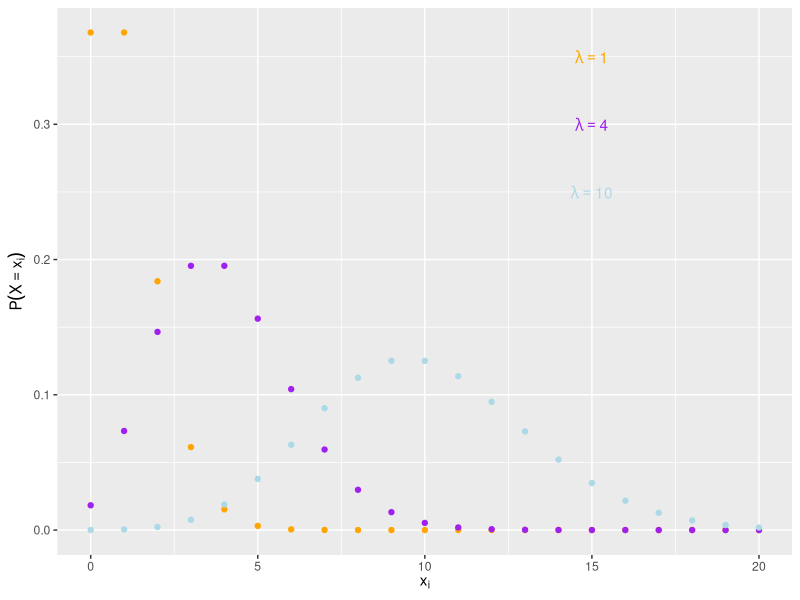
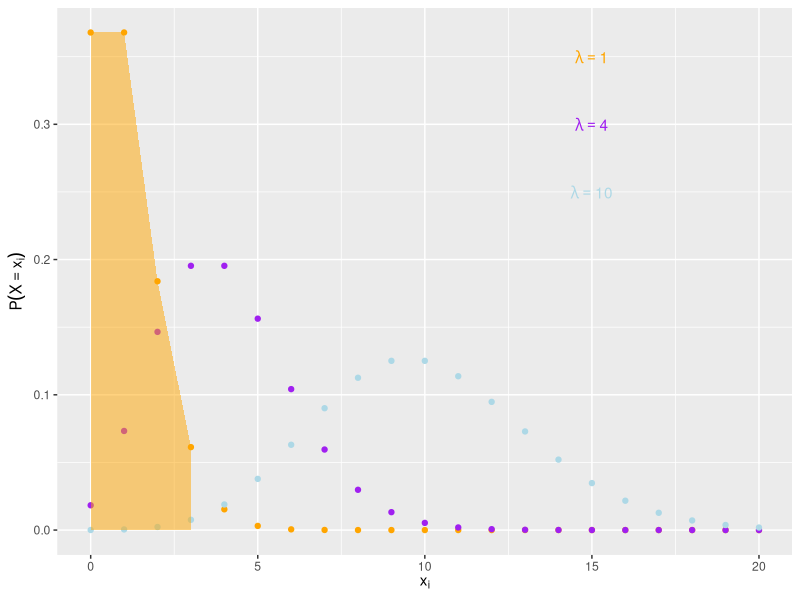
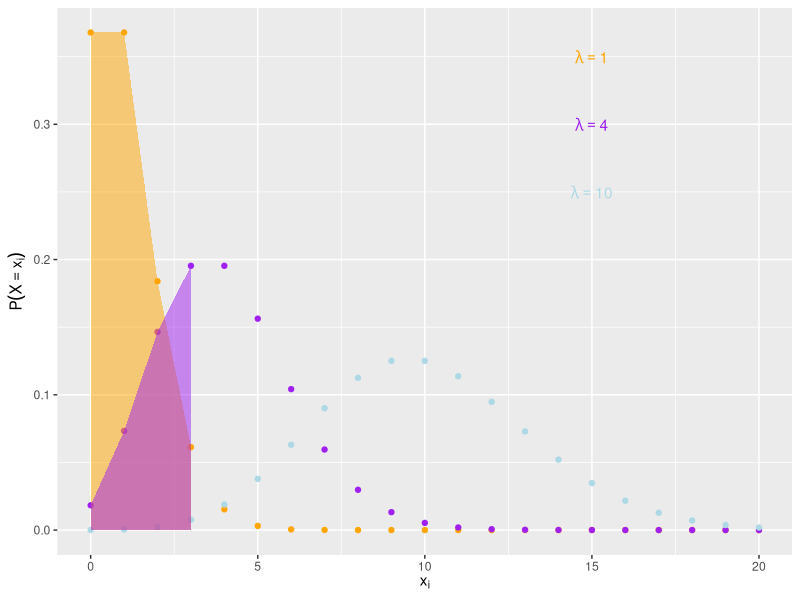
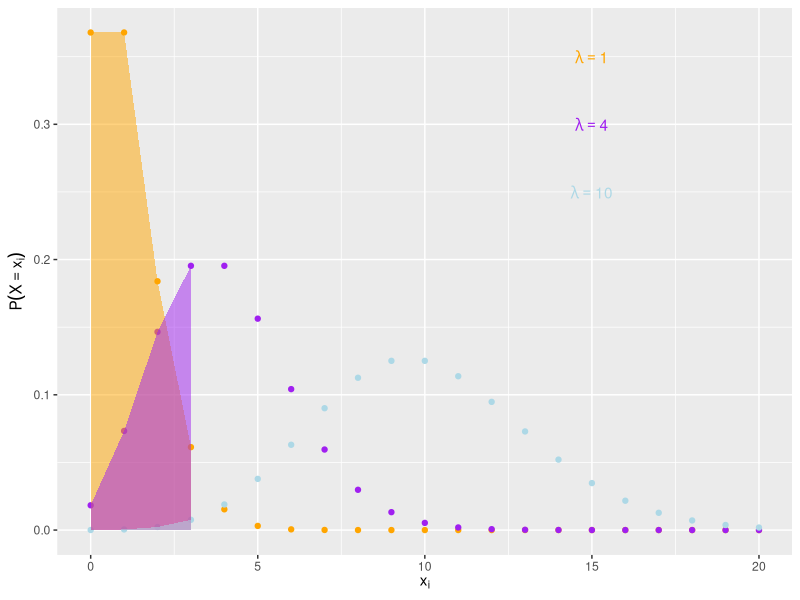
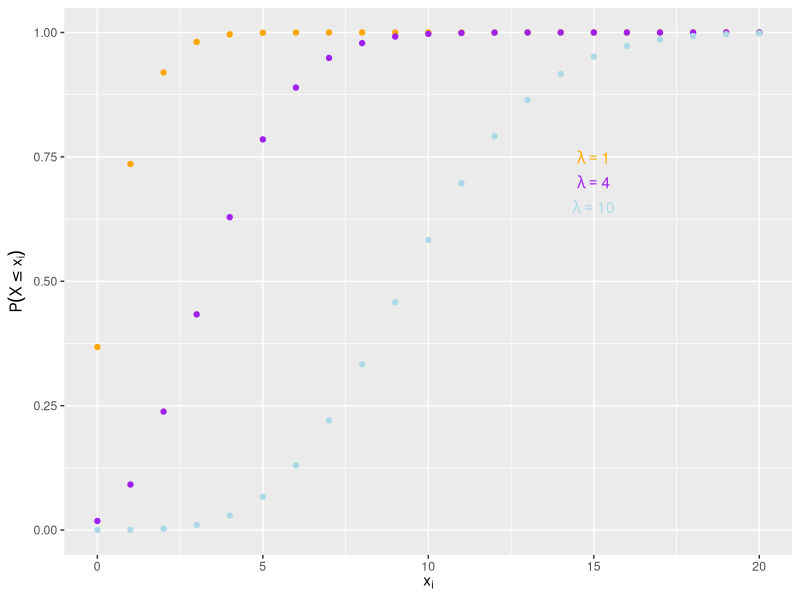
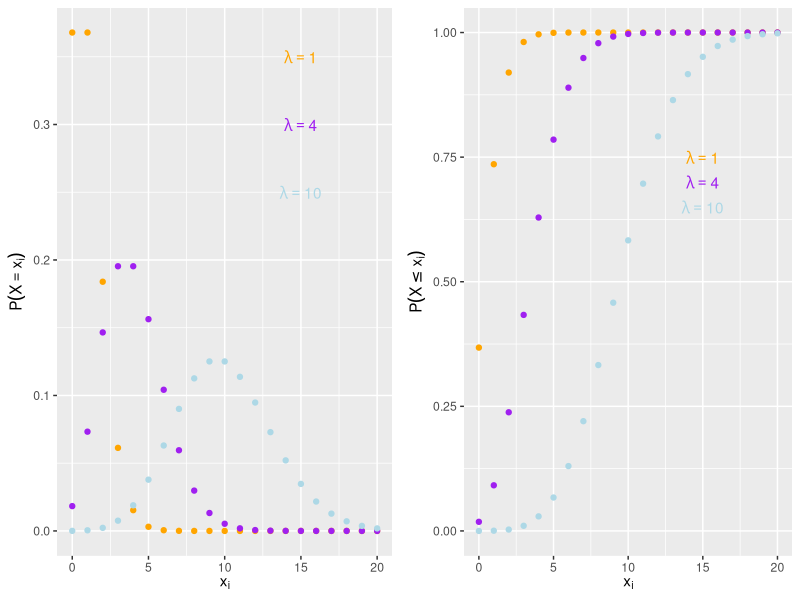
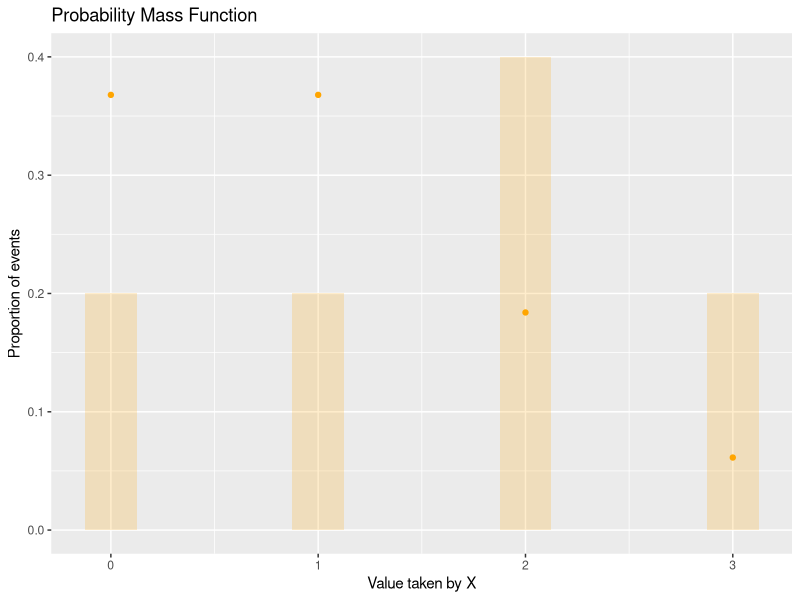
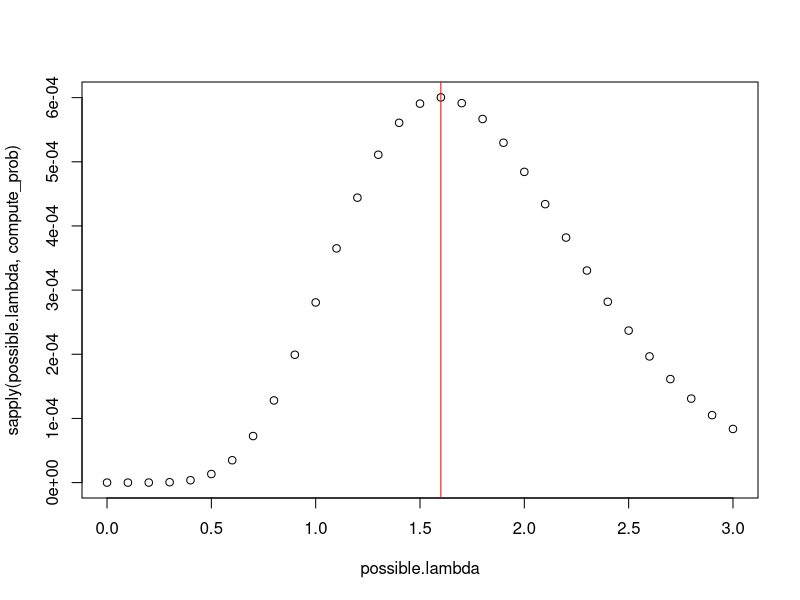

The R script that drew these images, in order:
## ---- chunk 1
library(ggplot2)
library(dplyr)
library(ggpubr)
## ---- chunk 2

## Define function
compute_pdf <- function(lambda, xi){
  (exp(-lambda)*lambda^xi) / factorial(xi)
}

## Compute the probability of observing zero larvae
compute_pdf(lambda=1, xi=0)
## ---- chunk 3
p <- ggplot(data.frame(x = 0:20), aes(x)) +
    stat_function(geom = "point", n = 21, fun = dpois, args = list(lambda = 1), color = "orange")+
    stat_function(geom = "point", n = 21, fun = dpois, args = list(lambda = 4), color = "purple")+
    stat_function(geom = "point", n = 21, fun = dpois, args = list(lambda = 10), color = "lightblue")+
    annotate("text", x=15, y=0.35, label= "lambda == 1", parse = TRUE, color = "orange")+
    annotate("text", x=15, y=0.3, label= "lambda == 4", parse = TRUE, color = "purple")+
    annotate("text", x=15, y=0.25, label= "lambda == 10", parse = TRUE, color = "lightblue")+ 
  xlab(bquote(x[i]))+ 
  ylab(bquote(P(X==x[i])))
p

p1 <- p +
  stat_function(geom = "area", aes(x), n = 4, fun = dpois, args = list(lambda = 1), xlim = c(0, 3), fill = "orange", alpha = 0.5)
p1

p2 <- p1 +
  stat_function(geom = "area", aes(x), n = 4, fun = dpois, args = list(lambda = 4), xlim = c(0, 3), fill = "purple", alpha = 0.5)
p2
p3 <- p2 +
  stat_function(geom = "area", aes(x), n = 4, fun = dpois, args = list(lambda = 10), xlim = c(0, 3), fill = "lightblue", alpha = 0.5)
p3

## ---- chunk 4

p4 <- ggplot(data.frame(x = 0:20), aes(x)) +
    stat_function(geom = "point", n = 21, fun = ppois, args = list(lambda = 1), color = "orange")+
    stat_function(geom = "point", n = 21, fun = ppois, args = list(lambda = 4), color = "purple")+
    stat_function(geom = "point", n = 21, fun = ppois, args = list(lambda = 10), color = "lightblue")+
    annotate("text", x=15, y=0.75, label= "lambda == 1", parse = TRUE, color = "orange")+
    annotate("text", x=15, y=0.7, label= "lambda == 4", parse = TRUE, color = "purple")+
    annotate("text", x=15, y=0.65, label= "lambda == 10", parse = TRUE, color = "lightblue")+ 
  xlab(bquote(x[i]))+ 
  ylab(bquote(P(X<=x[i])))
p4

ggarrange(p, p4, ncol = 2, nrow = 1)
## ---- chunk 5
# Simulate data with rpois
set.seed(123)  # for reproducibility
data <- data.frame(y=rpois(n = 5, lambda = 1))

# If the minimum value is zero or a positive integer, then the variable might be a count variable.
min(data)  # check minimum value

## Check probability of each type of event
table(data)  # count occurrences of each value
prop.table(table(data))  # calculate proportion of occurrences


## Plot observed distribution and expected PDF
p <- data %>%
  ggplot2::ggplot(aes(y)) + 
  geom_histogram(aes(y = after_stat(count / sum(count))), fill = "orange", alpha = 0.2, binwidth = 0.25)+
  labs(title = "Probability Mass Function", x = "Value taken by X", y = "Proportion of events") + 
  stat_function(geom = "point", n = 4, fun = dpois, args = list(lambda = 1), color = "orange")
p

# check mean and variance are equal or not
mean(data$y)  # calculate mean
var(data$y)  # calculate variance
## ---- chunk 6

dpois(x=0, lambda = 1, log=TRUE)

## Compute the product
prod(dpois(data$y, lambda = 0.5))

## Possible values of lambda
possible.lambda <- seq(0, 3, by=0.1)

## Write function
compute_prob <- function(lambda, sim.data=data){
  prod(dpois(sim.data$y, lambda = lambda))
}

compute_prob(lambda=1, sim.data=data)
compute_prob(lambda=1.6, sim.data=data)
compute_prob(lambda=2, sim.data=data)

## Apply function over each possible value
sapply(possible.lambda, compute_prob)

## Plot likelihood profile
plot(x=possible.lambda, y=sapply(possible.lambda, compute_prob))
abline(v=mean(data$y), col='red')
## ---- chunk 7
## Write the  the log-likelihood function
loglik <- function(sim.data=data$y, lambda) {
sumlogprob <- sum(dpois(sim.data, lambda=lambda, log = TRUE))
return(sumlogprob)}

## Example of values
loglik(lambda=1, sim.data=data$y)
loglik(lambda=1.6, sim.data=data$y)
loglik(lambda=2, sim.data=data$y)

## Based on Bloker 2008 p173 (use control option to perform maximization)
MLest <- optim(fn = loglik, par=c(lambda = 1), sim.data=data$y,  method = "BFGS", control = list(fnscale = -1))
MLest$par
MLest$value

## ---- chunk 8
# fit into model for poisson 
m0 <- glm(y ~ 1, family = poisson, data=data)  # fit Poisson regression model
summary(m0)  # display model summary
logLik(m0)
coef(m0)
exp(coef(m0))

data$obs <- as.factor(1:nrow(data))
m1 <- glm(y ~ obs, family = poisson, data=data) 
summary(m1)  # display model summary
logLik(m1)
coef(m1)
exp(coef(m0))

dev0 <- -2 *logLik(m0)
dev1 <- -2 *logLik(m1)

dev0-dev1
